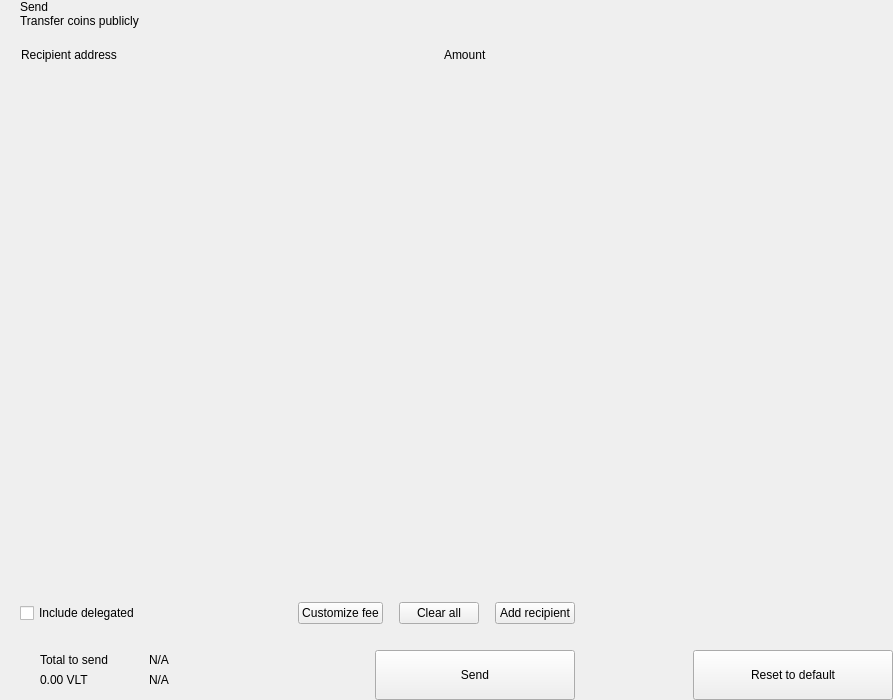
<?xml version="1.0" encoding="UTF-8"?>
<ui version="4.0">
 <class>send</class>
 <widget class="QWidget" name="send">
  <property name="geometry">
   <rect>
    <x>0</x>
    <y>0</y>
    <width>893</width>
    <height>700</height>
   </rect>
  </property>
  <property name="windowTitle">
   <string notr="true">N/A</string>
  </property>
  <layout class="QHBoxLayout" name="horizontalLayout_2" stretch="2,1">
   <property name="spacing">
    <number>0</number>
   </property>
   <property name="leftMargin">
    <number>0</number>
   </property>
   <property name="topMargin">
    <number>0</number>
   </property>
   <property name="rightMargin">
    <number>0</number>
   </property>
   <property name="bottomMargin">
    <number>0</number>
   </property>
   <item>
    <widget class="QWidget" name="left" native="true">
     <layout class="QVBoxLayout" name="verticalLayout_3">
      <property name="spacing">
       <number>0</number>
      </property>
      <property name="leftMargin">
       <number>0</number>
      </property>
      <property name="topMargin">
       <number>0</number>
      </property>
      <property name="rightMargin">
       <number>0</number>
      </property>
      <property name="bottomMargin">
       <number>0</number>
      </property>
      <item>
       <layout class="QVBoxLayout" name="verticalLayout_22" stretch="0,0,0,1,0,0,0,0">
        <property name="spacing">
         <number>0</number>
        </property>
        <item>
         <layout class="QHBoxLayout" name="horizontalLayout_3">
          <property name="spacing">
           <number>0</number>
          </property>
          <property name="leftMargin">
           <number>20</number>
          </property>
          <property name="rightMargin">
           <number>20</number>
          </property>
          <item>
           <layout class="QVBoxLayout" name="verticalLayout">
            <property name="spacing">
             <number>0</number>
            </property>
            <item>
             <widget class="QLabel" name="labelTitle">
              <property name="text">
               <string>Send</string>
              </property>
              <property name="alignment">
               <set>Qt::AlignLeading|Qt::AlignLeft|Qt::AlignVCenter</set>
              </property>
             </widget>
            </item>
            <item>
             <widget class="QLabel" name="labelSubtitle1">
              <property name="text">
               <string>Transfer coins publicly</string>
              </property>
             </widget>
            </item>
           </layout>
          </item>
          <item>
           <spacer name="horizontalSpacer">
            <property name="orientation">
             <enum>Qt::Horizontal</enum>
            </property>
            <property name="sizeHint" stdset="0">
             <size>
              <width>40</width>
              <height>20</height>
             </size>
            </property>
           </spacer>
          </item>
         </layout>
        </item>
        <item>
         <spacer name="verticalSpacer_2">
          <property name="orientation">
           <enum>Qt::Vertical</enum>
          </property>
          <property name="sizeType">
           <enum>QSizePolicy::Fixed</enum>
          </property>
          <property name="sizeHint" stdset="0">
           <size>
            <width>20</width>
            <height>20</height>
           </size>
          </property>
         </spacer>
        </item>
        <item>
         <layout class="QHBoxLayout" name="horizontalLayout" stretch="6,0,2">
          <property name="spacing">
           <number>0</number>
          </property>
          <property name="leftMargin">
           <number>10</number>
          </property>
          <property name="topMargin">
           <number>0</number>
          </property>
          <property name="rightMargin">
           <number>20</number>
          </property>
          <property name="bottomMargin">
           <number>0</number>
          </property>
          <item>
           <widget class="QLabel" name="labelSubtitleAddress">
            <property name="styleSheet">
             <string notr="true">margin-left:8px;</string>
            </property>
            <property name="text">
             <string>Recipient address</string>
            </property>
           </widget>
          </item>
          <item>
           <spacer name="horizontalSpacer_3">
            <property name="orientation">
             <enum>Qt::Horizontal</enum>
            </property>
            <property name="sizeType">
             <enum>QSizePolicy::Fixed</enum>
            </property>
            <property name="sizeHint" stdset="0">
             <size>
              <width>40</width>
              <height>1</height>
             </size>
            </property>
           </spacer>
          </item>
          <item>
           <widget class="QLabel" name="labelSubtitleAmount">
            <property name="text">
             <string>Amount</string>
            </property>
           </widget>
          </item>
         </layout>
        </item>
        <item>
         <widget class="QScrollArea" name="scrollArea">
          <property name="minimumSize">
           <size>
            <width>0</width>
            <height>350</height>
           </size>
          </property>
          <property name="styleSheet">
           <string notr="true">#scrollArea {
            background:transparent;
            margin-top:10px;
}</string>
          </property>
          <property name="horizontalScrollBarPolicy">
           <enum>Qt::ScrollBarAlwaysOff</enum>
          </property>
          <property name="sizeAdjustPolicy">
           <enum>QAbstractScrollArea::AdjustIgnored</enum>
          </property>
          <property name="widgetResizable">
           <bool>true</bool>
          </property>
          <property name="alignment">
           <set>Qt::AlignLeading|Qt::AlignLeft|Qt::AlignTop</set>
          </property>
          <widget class="QWidget" name="scrollAreaWidgetContents">
           <property name="geometry">
            <rect>
             <x>0</x>
             <y>0</y>
             <width>591</width>
             <height>16</height>
            </rect>
           </property>
           <property name="sizePolicy">
            <sizepolicy hsizetype="Preferred" vsizetype="Maximum">
             <horstretch>0</horstretch>
             <verstretch>0</verstretch>
            </sizepolicy>
           </property>
           <property name="autoFillBackground">
            <bool>false</bool>
           </property>
           <property name="styleSheet">
            <string notr="true">#scrollAreaWidgetContents {
             background:transparent;
             }</string>
           </property>
           <layout class="QVBoxLayout" name="verticalLayout_7">
            <property name="spacing">
             <number>0</number>
            </property>
            <property name="sizeConstraint">
             <enum>QLayout::SetDefaultConstraint</enum>
            </property>
            <property name="leftMargin">
             <number>0</number>
            </property>
            <property name="topMargin">
             <number>0</number>
            </property>
            <property name="rightMargin">
             <number>0</number>
            </property>
            <property name="bottomMargin">
             <number>0</number>
            </property>
           </layout>
          </widget>
         </widget>
        </item>
        <item>
         <spacer name="verticalSpacer_4">
          <property name="orientation">
           <enum>Qt::Vertical</enum>
          </property>
          <property name="sizeType">
           <enum>QSizePolicy::Fixed</enum>
          </property>
          <property name="sizeHint" stdset="0">
           <size>
            <width>20</width>
            <height>20</height>
           </size>
          </property>
         </spacer>
        </item>
        <item>
         <layout class="QHBoxLayout" name="horizontalLayout_20">
          <property name="spacing">
           <number>6</number>
          </property>
          <property name="leftMargin">
           <number>20</number>
          </property>
          <property name="rightMargin">
           <number>20</number>
          </property>
          <item>
           <widget class="QCheckBox" name="checkBoxDelegations">
            <property name="layoutDirection">
             <enum>Qt::LeftToRight</enum>
            </property>
            <property name="text">
             <string>Include delegated</string>
            </property>
           </widget>
          </item>
          <item>
           <spacer name="horizontalSpacer_4">
            <property name="orientation">
             <enum>Qt::Horizontal</enum>
            </property>
            <property name="sizeHint" stdset="0">
             <size>
              <width>10</width>
              <height>20</height>
             </size>
            </property>
           </spacer>
          </item>
          <item>
           <widget class="QPushButton" name="pushButtonFee">
            <property name="focusPolicy">
             <enum>Qt::NoFocus</enum>
            </property>
            <property name="text">
             <string>Customize fee</string>
            </property>
           </widget>
          </item>
          <item>
           <spacer name="horizontalSpacer_11">
            <property name="orientation">
             <enum>Qt::Horizontal</enum>
            </property>
            <property name="sizeType">
             <enum>QSizePolicy::Minimum</enum>
            </property>
            <property name="sizeHint" stdset="0">
             <size>
              <width>10</width>
              <height>20</height>
             </size>
            </property>
           </spacer>
          </item>
          <item>
           <widget class="QPushButton" name="pushButtonClear">
            <property name="focusPolicy">
             <enum>Qt::NoFocus</enum>
            </property>
            <property name="layoutDirection">
             <enum>Qt::RightToLeft</enum>
            </property>
            <property name="text">
             <string>Clear all</string>
            </property>
           </widget>
          </item>
          <item>
           <spacer name="horizontalSpacer_6">
            <property name="orientation">
             <enum>Qt::Horizontal</enum>
            </property>
            <property name="sizeType">
             <enum>QSizePolicy::Fixed</enum>
            </property>
            <property name="sizeHint" stdset="0">
             <size>
              <width>10</width>
              <height>20</height>
             </size>
            </property>
           </spacer>
          </item>
          <item>
           <widget class="QPushButton" name="pushButtonAddRecipient">
            <property name="focusPolicy">
             <enum>Qt::NoFocus</enum>
            </property>
            <property name="text">
             <string>Add recipient</string>
            </property>
           </widget>
          </item>
         </layout>
        </item>
        <item>
         <spacer name="verticalSpacer">
          <property name="orientation">
           <enum>Qt::Vertical</enum>
          </property>
          <property name="sizeType">
           <enum>QSizePolicy::Fixed</enum>
          </property>
          <property name="sizeHint" stdset="0">
           <size>
            <width>20</width>
            <height>16</height>
           </size>
          </property>
         </spacer>
        </item>
        <item>
         <layout class="QHBoxLayout" name="horizontalLayout_7">
          <property name="rightMargin">
           <number>20</number>
          </property>
          <item>
           <layout class="QHBoxLayout" name="horizontalLayout_10">
            <property name="spacing">
             <number>0</number>
            </property>
            <property name="leftMargin">
             <number>8</number>
            </property>
            <item>
             <widget class="QStackedWidget" name="stackedWidget">
              <property name="minimumSize">
               <size>
                <width>0</width>
                <height>60</height>
               </size>
              </property>
              <property name="maximumSize">
               <size>
                <width>16777215</width>
                <height>60</height>
               </size>
              </property>
              <widget class="QWidget" name="page1">
               <layout class="QVBoxLayout" name="verticalLayout_71" stretch="0">
                <property name="spacing">
                 <number>6</number>
                </property>
                <property name="leftMargin">
                 <number>12</number>
                </property>
                <property name="topMargin">
                 <number>0</number>
                </property>
                <property name="rightMargin">
                 <number>0</number>
                </property>
                <property name="bottomMargin">
                 <number>0</number>
                </property>
                <item>
                 <widget class="QWidget" name="coinWidget" native="true">
                  <property name="minimumSize">
                   <size>
                    <width>0</width>
                    <height>60</height>
                   </size>
                  </property>
                  <property name="maximumSize">
                   <size>
                    <width>16777215</width>
                    <height>60</height>
                   </size>
                  </property>
                  <layout class="QHBoxLayout" name="horizontalLayout_9">
                   <property name="spacing">
                    <number>0</number>
                   </property>
                   <property name="leftMargin">
                    <number>20</number>
                   </property>
                   <property name="topMargin">
                    <number>10</number>
                   </property>
                   <property name="rightMargin">
                    <number>20</number>
                   </property>
                   <property name="bottomMargin">
                    <number>10</number>
                   </property>
                   <item>
                    <layout class="QVBoxLayout" name="verticalSend">
                     <property name="spacing">
                      <number>0</number>
                     </property>
                     <item>
                      <widget class="QLabel" name="labelTitleTotalSend">
                       <property name="text">
                        <string>Total to send</string>
                       </property>
                      </widget>
                     </item>
                     <item>
                      <widget class="QLabel" name="labelAmountSend">
                       <property name="text">
                        <string notr="true">0.00 VLT</string>
                       </property>
                      </widget>
                     </item>
                    </layout>
                   </item>
                   <item>
                    <spacer name="horizontalSpacer_9">
                     <property name="orientation">
                      <enum>Qt::Horizontal</enum>
                     </property>
                     <property name="sizeType">
                      <enum>QSizePolicy::Fixed</enum>
                     </property>
                     <property name="sizeHint" stdset="0">
                      <size>
                       <width>20</width>
                       <height>20</height>
                      </size>
                     </property>
                    </spacer>
                   </item>
                   <item>
                    <widget class="QLabel" name="labelLine">
                     <property name="minimumSize">
                      <size>
                       <width>1</width>
                       <height>0</height>
                      </size>
                     </property>
                     <property name="maximumSize">
                      <size>
                       <width>1</width>
                       <height>16777215</height>
                      </size>
                     </property>
                     <property name="text">
                      <string/>
                     </property>
                    </widget>
                   </item>
                   <item>
                    <spacer name="horizontalSpacer_10">
                     <property name="orientation">
                      <enum>Qt::Horizontal</enum>
                     </property>
                     <property name="sizeType">
                      <enum>QSizePolicy::Fixed</enum>
                     </property>
                     <property name="sizeHint" stdset="0">
                      <size>
                       <width>20</width>
                       <height>20</height>
                      </size>
                     </property>
                    </spacer>
                   </item>
                   <item>
                    <layout class="QVBoxLayout" name="verticalRemaining">
                     <property name="spacing">
                      <number>0</number>
                     </property>
                     <item>
                      <widget class="QLabel" name="labelTitleTotalRemaining">
                       <property name="text">
                        <string notr="true">N/A</string>
                       </property>
                      </widget>
                     </item>
                     <item>
                      <widget class="QLabel" name="labelAmountRemaining">
                       <property name="text">
                        <string notr="true">N/A</string>
                       </property>
                      </widget>
                     </item>
                    </layout>
                   </item>
                  </layout>
                 </widget>
                </item>
               </layout>
              </widget>
              <widget class="QWidget" name="page_2"/>
             </widget>
            </item>
           </layout>
          </item>
          <item>
           <spacer name="horizontalSpacer_5">
            <property name="orientation">
             <enum>Qt::Horizontal</enum>
            </property>
            <property name="sizeType">
             <enum>QSizePolicy::Expanding</enum>
            </property>
            <property name="sizeHint" stdset="0">
             <size>
              <width>40</width>
              <height>20</height>
             </size>
            </property>
           </spacer>
          </item>
          <item alignment="Qt::AlignBottom">
           <widget class="QPushButton" name="pushButtonSave">
            <property name="minimumSize">
             <size>
              <width>200</width>
              <height>50</height>
             </size>
            </property>
            <property name="maximumSize">
             <size>
              <width>200</width>
              <height>50</height>
             </size>
            </property>
            <property name="focusPolicy">
             <enum>Qt::NoFocus</enum>
            </property>
            <property name="text">
             <string>Send</string>
            </property>
           </widget>
          </item>
         </layout>
        </item>
       </layout>
      </item>
     </layout>
    </widget>
   </item>
   <item>
    <widget class="QWidget" name="right" native="true">
     <layout class="QVBoxLayout" name="verticalLayout_5">
      <property name="leftMargin">
       <number>0</number>
      </property>
      <property name="topMargin">
       <number>0</number>
      </property>
      <property name="rightMargin">
       <number>0</number>
      </property>
      <property name="bottomMargin">
       <number>0</number>
      </property>
      <item>
       <layout class="QVBoxLayout" name="verticalLayout_4">
        <property name="spacing">
         <number>6</number>
        </property>
        <item>
         <widget class="OptionButton" name="btnCoinControl" native="true">
          <property name="minimumSize">
           <size>
            <width>0</width>
            <height>50</height>
           </size>
          </property>
         </widget>
        </item>
        <item>
         <widget class="OptionButton" name="btnChangeAddress" native="true">
          <property name="minimumSize">
           <size>
            <width>0</width>
            <height>50</height>
           </size>
          </property>
         </widget>
        </item>
        <item>
         <widget class="OptionButton" name="btnUri" native="true">
          <property name="minimumSize">
           <size>
            <width>0</width>
            <height>50</height>
           </size>
          </property>
         </widget>
        </item>
        <item>
         <widget class="OptionButton" name="btnShieldCoins" native="true">
          <property name="minimumSize">
           <size>
            <width>0</width>
            <height>50</height>
           </size>
          </property>
         </widget>
        </item>
        <item>
         <spacer name="verticalSpacer_5">
          <property name="orientation">
           <enum>Qt::Vertical</enum>
          </property>
          <property name="sizeHint" stdset="0">
           <size>
            <width>20</width>
            <height>40</height>
           </size>
          </property>
         </spacer>
        </item>
        <item>
         <layout class="QHBoxLayout" name="horizontalLayout_8">
          <item>
           <spacer name="horizontalSpacer_7">
            <property name="orientation">
             <enum>Qt::Horizontal</enum>
            </property>
            <property name="sizeHint" stdset="0">
             <size>
              <width>40</width>
              <height>20</height>
             </size>
            </property>
           </spacer>
          </item>
          <item>
           <widget class="QPushButton" name="pushButtonReset">
            <property name="minimumSize">
             <size>
              <width>200</width>
              <height>50</height>
             </size>
            </property>
            <property name="maximumSize">
             <size>
              <width>200</width>
              <height>50</height>
             </size>
            </property>
            <property name="focusPolicy">
             <enum>Qt::NoFocus</enum>
            </property>
            <property name="text">
             <string>Reset to default</string>
            </property>
           </widget>
          </item>
         </layout>
        </item>
       </layout>
      </item>
     </layout>
    </widget>
   </item>
  </layout>
 </widget>
 <customwidgets>
  <customwidget>
   <class>OptionButton</class>
   <extends>QWidget</extends>
   <header>qt/volt/optionbutton.h</header>
   <container>1</container>
  </customwidget>
 </customwidgets>
 <resources/>
 <connections/>
</ui>
